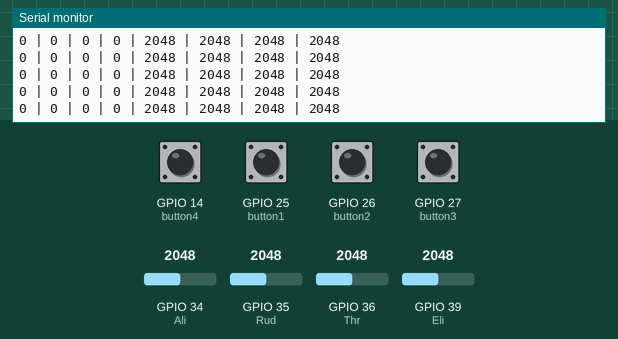
This sketch was run on a simulated ESP32. Parts: the last lines printed to the serial monitor. The inputs (shaded band) are chosen by the test bench; at power-on: GPIO 14 (button4), GPIO 25 (button1), GPIO 26 (button2), GPIO 27 (button3) LOW, GPIO 34 (Ali) = 2048, GPIO 35 (Rud) = 2048, GPIO 36 (Thr) = 2048, GPIO 39 (Eli) = 2048.

Above: at 1.2 s.
1.3 s: GPIO 34 (Ali) set to 2866
At 1.8 s:
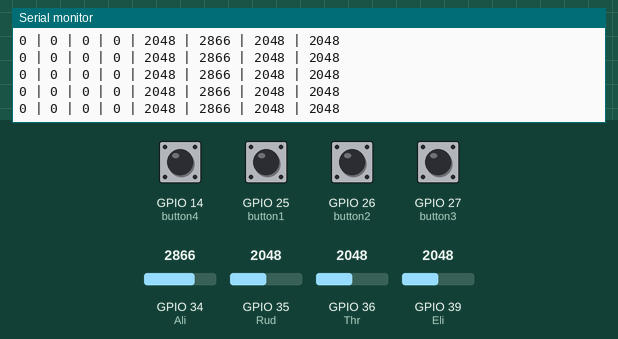
4.3 s: GPIO 35 (Rud) set to 122
At 5.3 s:
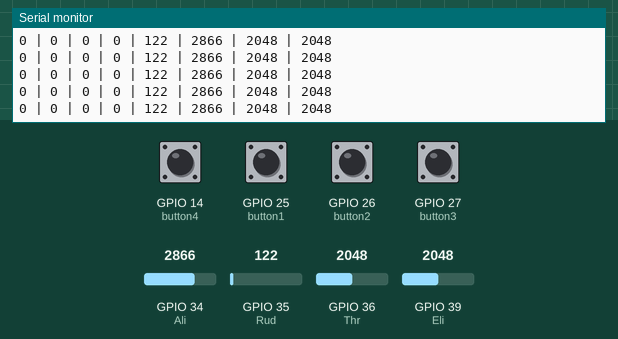
7.3 s: GPIO 36 (Thr) set to 2866
At 8.0 s:
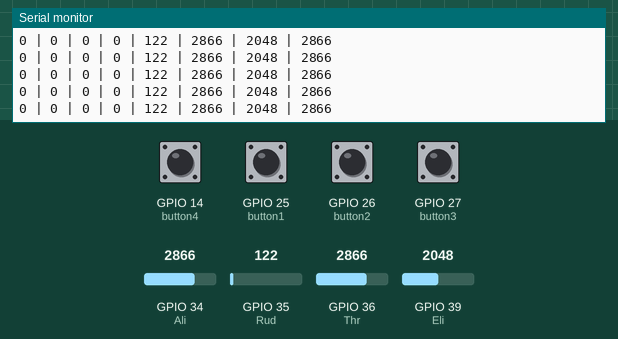
10.3 s: GPIO 35 (Rud) set to 1228
At 11.1 s:
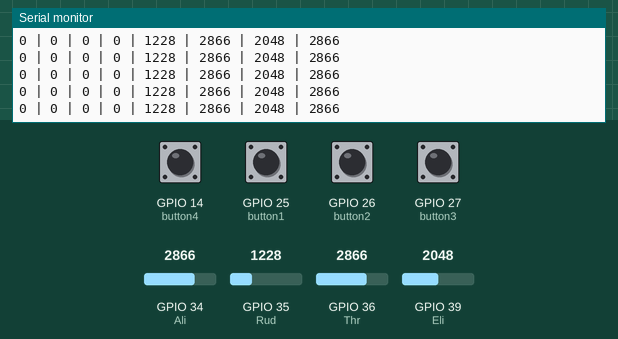
13.3 s: GPIO 39 (Eli) set to 2866
At 14.1 s:
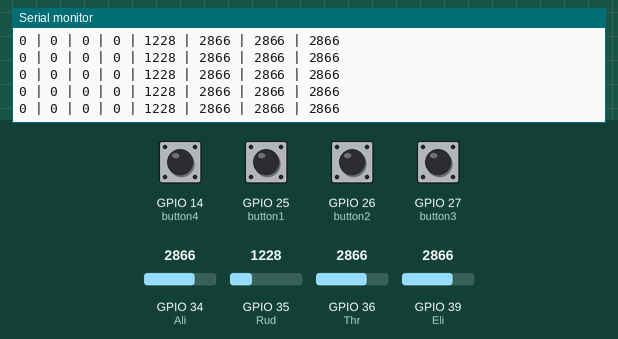
14.8 s: GPIO 14 (button4) pulled HIGH for 0.15 s
Timing chart, 0 to 17.8 s (numbered marks = the images above; inputs shaded):
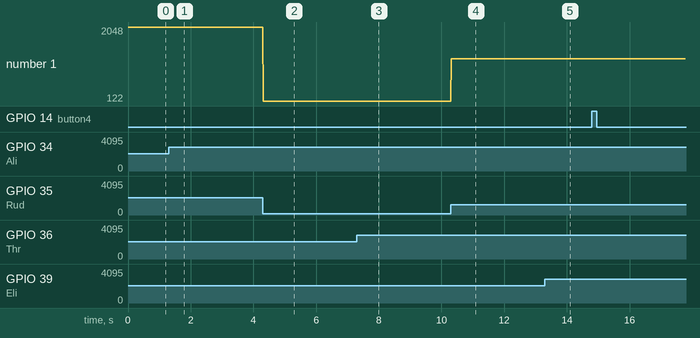

Measured:
- after the input at 1.3 s, the serial monitor: prints a new line at once (image 1)
- after the input at 4.3 s, the serial monitor: prints a new line at once (image 2)
- after the input at 7.3 s, the serial monitor: prints a new line at once (image 3)
- after the input at 10.3 s, the serial monitor: prints a new line at once (image 4)
- after the input at 13.3 s, the serial monitor: prints a new line at once (image 5)
- plotted number 1: 2048 → 122 after the input at 4.3 s, 122 → 1228 after the input at 10.3 s

The sketch:

Drone_Remote.ino
```cpp
// Define your joystick and potentiometer pins
const int Thr = 36;
const int Eli = 39;
const int Ali = 34;
const int Rud = 35;

//const int pot1 = 32;
//const int pot2 = 33;

const int button1 = 25;
const int button2 = 26;
const int button3 = 27;
const int button4 = 14;

void setup(){
  Serial.begin(115200);
}


void loop() {
  // Read joystick and potentiometer values
  Serial.print(digitalRead(button4));
  Serial.print(" | ");
  Serial.print(digitalRead(button3));
  Serial.print(" | ");
  Serial.print(digitalRead(button2));
  Serial.print(" | ");
  Serial.print(digitalRead(button1));
  Serial.print(" | ");

  Serial.print(smooth(analogRead(Rud)));
  Serial.print(" | ");
  Serial.print(smooth(analogRead(Ali)));
  Serial.print(" | ");
  Serial.print(smooth(analogRead(Eli)));
  Serial.print(" | ");
  Serial.println(smooth(analogRead(Thr)));


}

int smooth(int val){
  int first = val;
  delay(1);
  int second = val;
  delay(1);
  int third = val;
  delay(1);
  int fourth = val;
  delay(1);
  int fifth = val;
  delay(1);

  int re = (first+second+third+fourth+fifth)/5;

  return(re);
}
```
